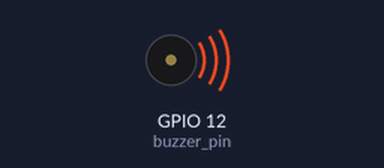
Simulated run of this program. Board: Raspberry Pi (BCM pin numbers). Parts: buzzer (waves = sounding). At 2.0 s the program stops and its outputs stay as they are.

Above: at 0.1 s.
At 2.1 s:
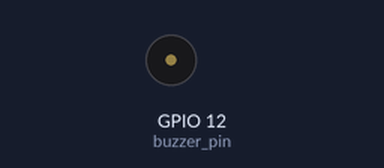
Timing chart, 0 to 3.5 s (numbered marks = the images above):
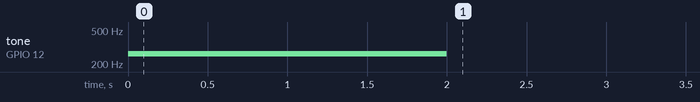

Measured:
- by itself, tone on GPIO 12 (buzzer_pin): silent → 262 Hz at 0.00 s, → silent 2.0 s later

The program:

piezo_buzzer.py
```python
import RPi.GPIO as GPIO
import time

buzzer_pin = 12
GPIO.setmode(GPIO.BCM)
GPIO.setup(buzzer_pin,GPIO.OUT)

pwm =GPIO.PWM(buzzer_pin,262)
pwm.start(10)

time.sleep(2)
pwm.ChangeDutyCycle(0)

pwm.stop()
GPIO.cleanup()
```
